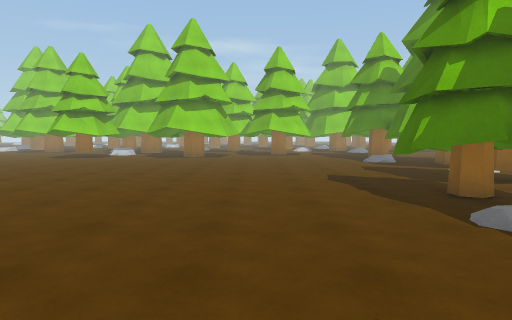
view 1 (above)

24 first-person views from a walk through a scene from a Unity 3-D project. The camera is 1.5 m above the floor, tilts 4° down and sees 75° across. The floor is counted in squares, 1 m on a side. Each view is taken from the middle of a square. On the plan, view 1 faces up. The plan holds only what a view shows up to about 15 squares ahead; the rest is blank. The place goes on beyond the plan.

view 2
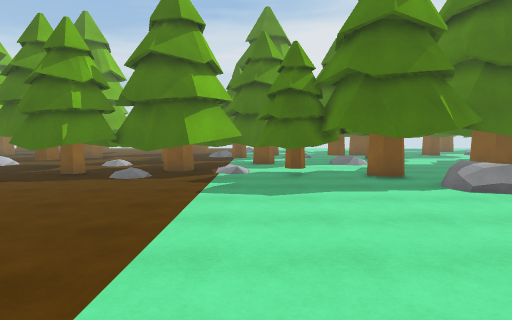

view 3
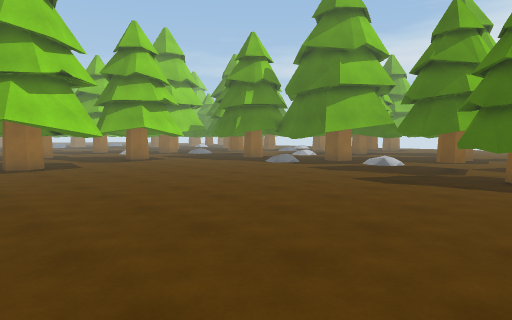

view 4
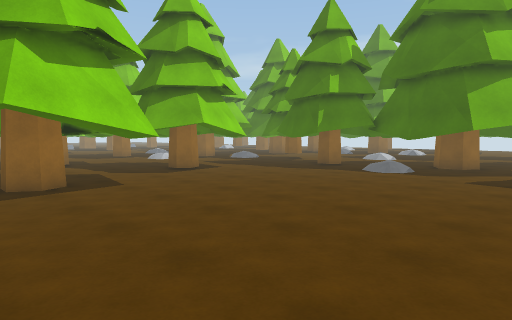

view 5
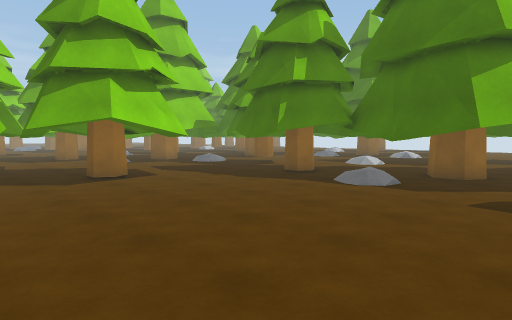

view 6
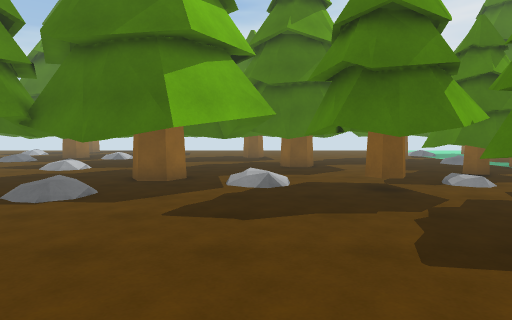

view 7
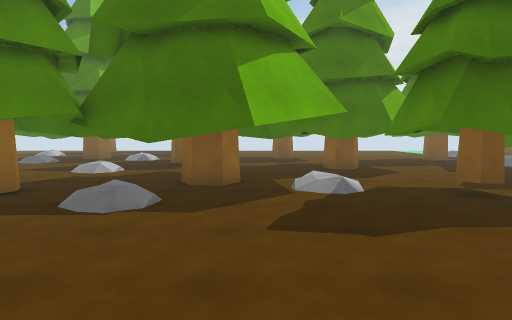

view 8
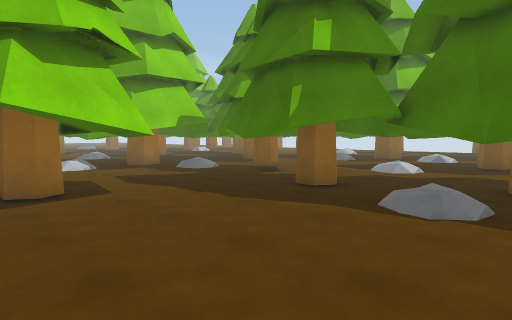

view 9
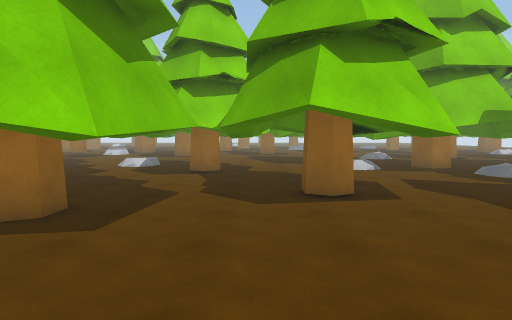

view 10
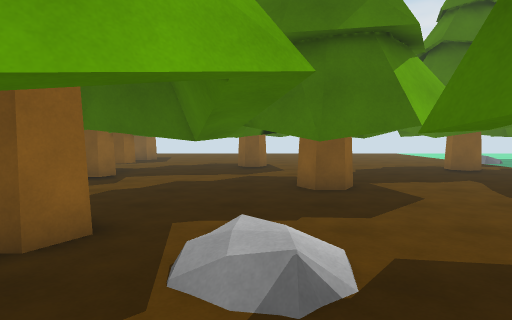

view 11
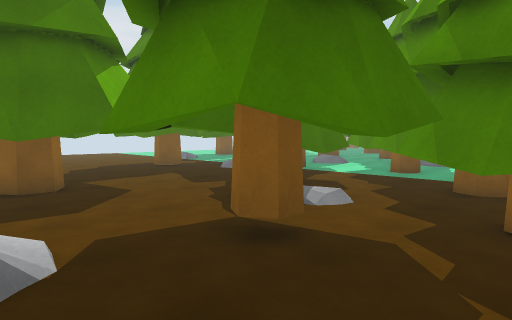

view 12
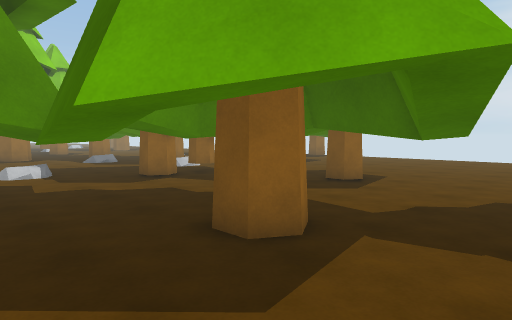

view 13
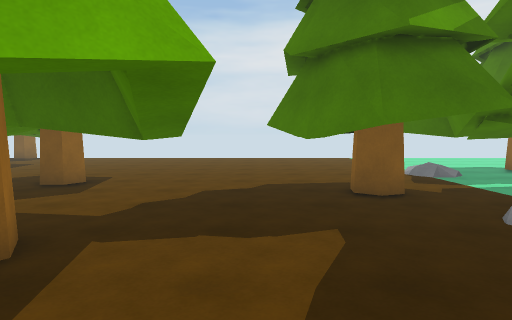

view 14
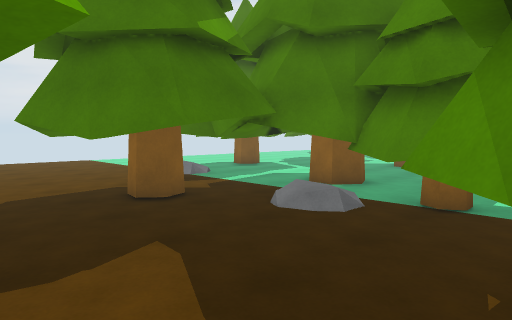

view 15
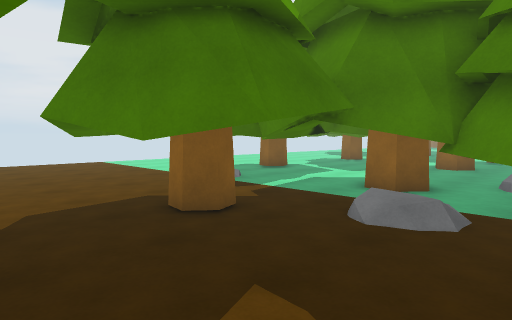

view 16
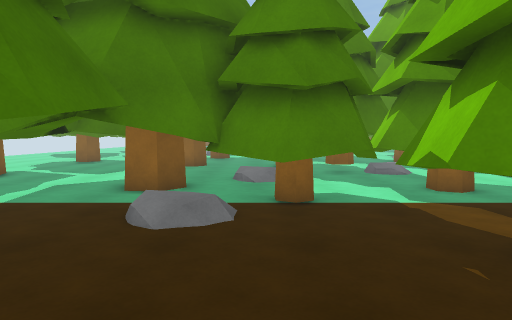

view 17
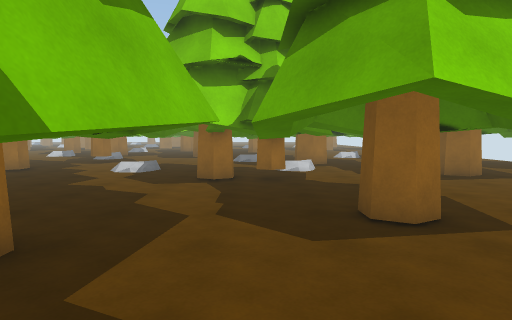

view 18
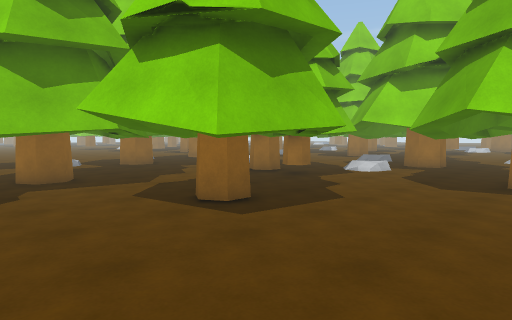

view 19
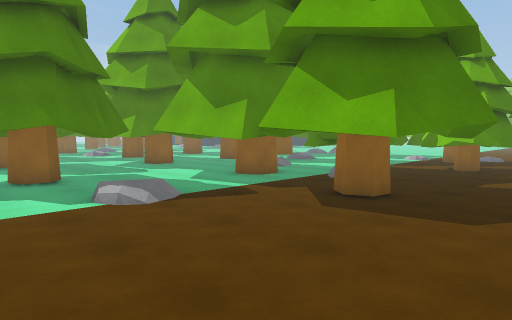

view 20
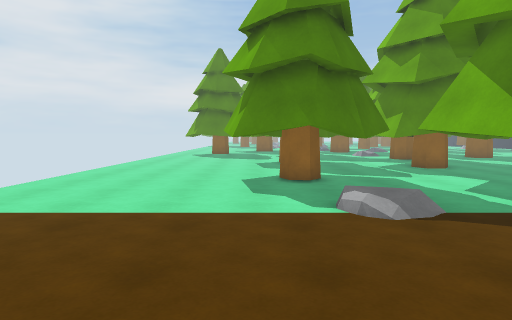

view 21
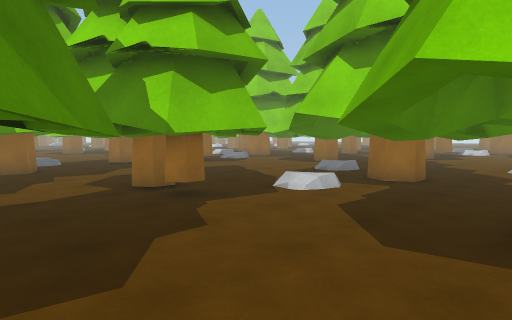

view 22
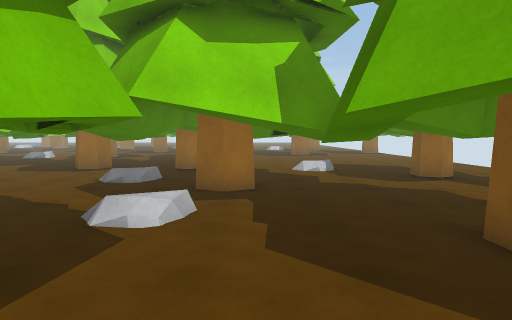

view 23
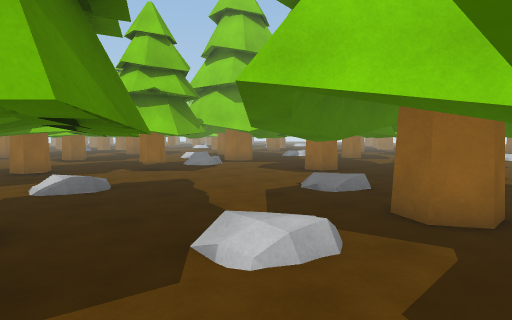

view 24
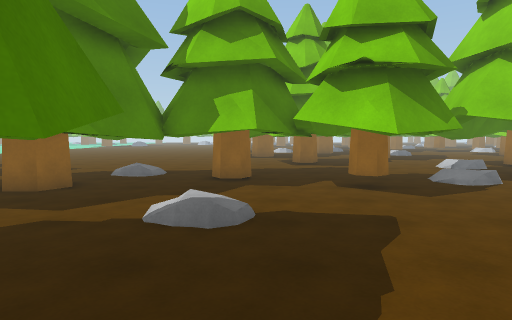

### Floor plan
Key: @ floor where view 1 was taken; . main floor; : floor 0.25 m higher than the main floor; + floor 0.5 m higher than the main floor; / step, stairs or slope; T tree; R rock; O other object.
Columns run from 9 left of view 1 to 29 right of it. Each row starts with its distance up from view 1.
 30     ......TTT.....TTTT......  T. .TT.
 29     . ...T..TT......T.T...../T.. ..T...
 28     TTT..T.T.T....T.T.T......T..TT.T ..
 27     ..TTT..T.T...TTT............T..T...
 26     TT.T....TT..T.TT..............TT..T
 25    .TT.T........T.T.T.........//..TTTTT
 24    ....T.......TTTT.T../+...T.//...T..
 23    ..TTT............T..///..TTT...TT.T
 22    ................TTT...TTTTTTT..T..TT
 21    ..............T...TT..TT  TTTT......
 20    .............OTT...TT. ..TTTT......
 19    ..............T.TTT.TT....TTT......
 18   ...............T.TTT.TT......TT.....
 17   .....................T .......TT....
 16   ...................TTTTTTT.TTTT.T...
 15 ................../  .T...TTTT.TT.T...
 14 ..................T/..TT...TT.....T....
 13 .................TT...T..TTTT....TT....
 12 ................TTTT..T..TTTT..........
 11 ................TTTT......TTT..........
 10  ............TTTT.T .......T......... .
  9   ...........TTTT.//..................
  8    ..........TTTT.: TTT......T.T.......
  7  . ..........TTTTT.TTTTT...TT...T......
  6     ..........TTTTTTTTTT.....TT.T......
  5      ........TTTTTTT TTT......T.T......
  4     ..........TTT T   .TTTOO..TTT......
  3     ..........TTT   T.TTTTTT..TT.......
  2     ...........TT  TTT TTTT...TT.. O...
  1  .  ..........T    TTT    T.T..T.......
  0     .....@...TT    TTTT  ..T T.T...T...
 -1     .........TT      T.  ...T..TTTTT.T.
 -2     .........TTT    TTT   ....TT.T.TTTT
 -3       .....TTTT.T   TTT   ..TTT....TTTT
 -4        ....T.TT.T   TTT   ..  .......TT
 -5         ..:R....          .TT TT...TT

Positions as (right, up) in squares from view 1, and headings:
1: (0, 0), facing up
2: (-8, 1), facing right
3: (-8, 7), facing up-right
4: (-7, 14), facing up-right
5: (-3, 15), facing up-right
6: (-1, 15), facing right
7: (0, 17), facing right
8: (0, 18), facing up-right
9: (0, 19), facing up
10: (6, 15), facing right
11: (5, 15), facing down-right
12: (12, 9), facing up-right
13: (12, 9), facing right
14: (13, 10), facing down-right
15: (15, 10), facing down-right
16: (16, 10), facing down
17: (20, 9), facing up
18: (29, 10), facing up-left
19: (29, 10), facing down-left
20: (28, 9), facing down
21: (28, 16), facing up-left
22: (24, 18), facing up
23: (25, 21), facing up-left
24: (21, 25), facing left
